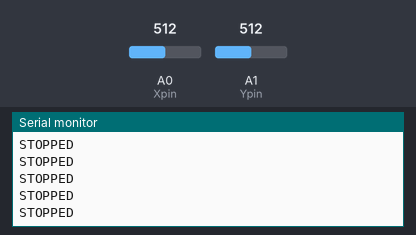
The sketch below on a simulated Arduino Uno, built with avr-gcc and run on an emulated ATmega328P. On the bench: the last lines printed to the serial monitor. Inputs (shaded band) come from the test bench; at power-on: A0 (Xpin) = 512, A1 (Ypin) = 512. No radio packets arrive unless stated.

Above: at 1.2 s.
1.3 s: A0 (Xpin) set to 0
At 1.39 s:
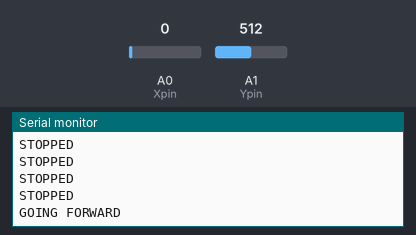
3.3 s: A0 (Xpin) set to 1023
At 3.39 s:
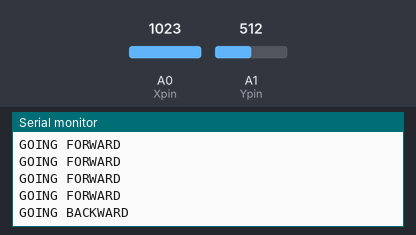
5.3 s: A1 (Ypin) set to 0
At 5.45 s:
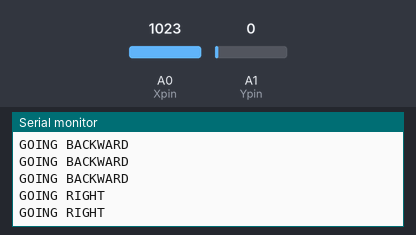

The sketch:

rfjoystick.ino
```cpp
// Joystick remote code. Taking the "map" inspiration from Robodude95 (THANKS!)
#include <VirtualWire.h> // include the VirtualWire library
#define Xpin A0 // Let the X axis be defined on analog pin 0
#define Ypin A1 // Let the Y axis be defined on analog pin 1
int X = 0; // Let the value of X pin be an integer, and initially be 0
int Y = 0; // Let the value of Y pin be an integer, and initially be 0
void setup() {
  // put your setup code here, to run once:
  vw_setup(2000); // begin wireless transmission @ 2000 bps
  vw_set_tx_pin(12); // set the digital pin 12 to be the transmit pin
  Serial.begin(9600); // begin serial communication with the arduino @ 9600 baud
}

void loop() {
  // put your main code here, to run repeatedly:
  X = analogRead(Xpin); // Let the analog read of X axis be stored in the previously defined integer X
  Y = analogRead(Ypin); // Let the analog read of Y axis be stored in a previouslt defined integer named Y
  X = map(X, 0, 1023, 0, 10); // Map the values of X axis from 0 to 1023, to 0 to 10
  Y = map(Y, 0, 1023, 0, 10); // Map the values of Y axis from 0 to 1023, to 0 to 10
  if (X == 5 && Y == 5) { // if the value of X and Y axis is 5
    char *msg = "x"; // store the character 'x' in a char named msg
    digitalWrite(13, true); // light up the d13 LED to show transmission
    vw_send((uint8_t *)msg, strlen(msg)); // send the message 'x' via the transmitter
    vw_wait_tx(); // wait until the whole message is sent
    digitalWrite(13, false); // turn off the D13 LED once the message is sent
    Serial.println("STOPPED"); // print "STOPPED" in the serial monitor
  }
  if (X == 0 && Y >= 4) { // if X is equal to zero and Y is more than equal to 4
    char *msg = "w"; // store the message 'w' in a char named msg
    digitalWrite(13, true); // light up the D13 LED to show transmission
    vw_send((uint8_t *)msg, strlen(msg)); // send the message 'w' via the transmitter
    vw_wait_tx(); // wait until the whole message is sent
    digitalWrite(13, false); // turn off the D13 LED to show that message is sent
    Serial.println("GOING FORWARD"); // print "GOING FORAWARD" in the serial monitor

  }
  if (X >= 3 && Y == 9) { // if X is more than equal to 3 and Y is equal to 9
    char *msg = "a"; // store the message 'a' in a char named msg
    digitalWrite(13, true); // light up the D13 LED to show transmission
    vw_send((uint8_t *)msg, strlen(msg)); // send the message 'a' via the transmitter
    vw_wait_tx(); //  wait for the message to be sent
    digitalWrite(13, false); // turn off the D13 LED to show that the message is sent
    Serial.println("GOING LEFT"); // print "GOING LEFT" in the serial monitor

  }
  if (X == 10 && Y >= 4) { // if X is equal to 10 and Y is more than equal to 4
    char *msg = "s"; // store the message 's' in a char named msg
    digitalWrite(13, true); // light up the D13 LED to show transmission
    vw_send((uint8_t *)msg, strlen(msg)); //  send the message 's' via the transmitter
    vw_wait_tx(); //  wait for the message to be sent
    digitalWrite(13, false); // flash the D13 led off to show that the message is sent
    Serial.println("GOING BACKWARD"); // print "GOING BACKWARD" in the serial monitor
  }
  if ( X >= 3 && Y == 0) { // if X is greater than equal to 3 and Y is equal to 0
    char *msg = "d"; // store the message 'd', in a char named msg
    digitalWrite(13, true); // light up the D13 LED to show transmission
    vw_send((uint8_t *)msg, strlen(msg)); // send the message 'd' via the transmitter
    vw_wait_tx(); //wait until the whole message is sent
    digitalWrite(13, false); // turn off the D13 LED to show that message is sent
    Serial.println("GOING RIGHT"); // print "GOING RIGHT" in the serial monitor
  }

}
```

Measured:
- after the input at 1.3 s, the serial monitor: prints a new line after 0.09 s (image 1)
- after the input at 3.3 s, the serial monitor: prints a new line after 0.08 s (image 2)
- after the input at 5.3 s, the serial monitor: prints a new line after 0.08 s (image 3)
